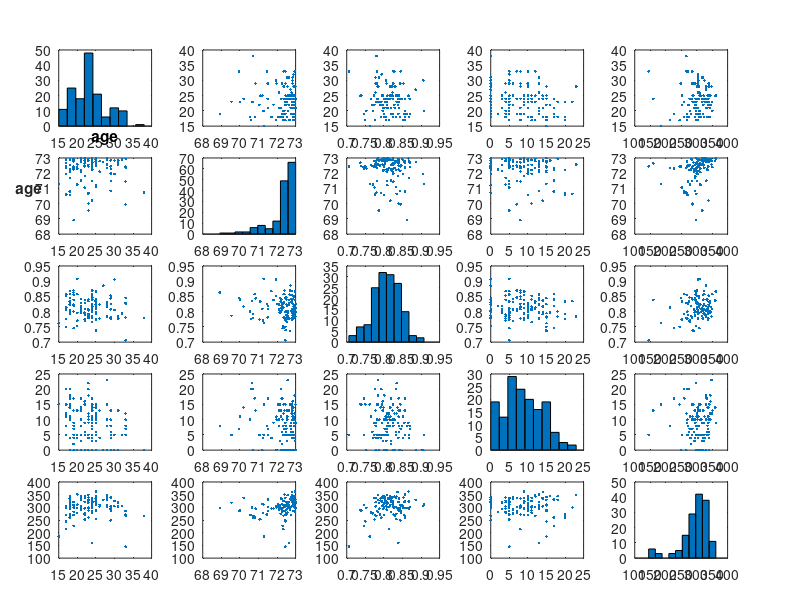

Write MATLAB code to recreate this figure. (Note: this script raises an error after producing the figure.)
clear
close all


% data from men's 73 kg weight class
data = csvread('class73.csv');

sex                         = data(:,1);  % sex
age                         = data(:,2);  % age
bweight                     = data(:,3);  % body weight
snatch_firstAttempt         = data(:,4);  % declared snatch weight
snatch_firstSuccess         = data(:,5);  % first successful snatch weight
snatch_max                  = data(:,6);  % max snatch weight
snatch_max2declared         = data(:,7);  % delta between max and declared
snatch_max2firstSuccess     = data(:,8);  % delta between first success and max
cj_firstAttempt             = data(:,9);  % declared clean-jerk weight
cj_firstSuccess             = data(:,10);  % first successful clean-jerk weight
cj_max                      = data(:,11); % max clean-jerk weight
cj_max2declared             = data(:,12); % delta between max and declared
cj_max2firstSuccess         = data(:,13); % delta between first success and max
total                       = data(:,14); % total max weight "score"

% metrics of interest
snatch_ratio = snatch_max./cj_max;
total_deltas = cj_max2declared + snatch_max2declared;

dm = [age, bweight, snatch_ratio, total_deltas, total];

labels = {...
    'age',...
    'bweight',...
    'snatch_{max}/cj_{max}',...
    'deltas_{total}',...
    'total'...
    };

[~,ax] = plotmatrix(dm);
for i = 1:length(labels)
  title(ax(1,i), labels{i})
  yl = ylabel(ax(i,1),labels{i},'fontweight','bold','Rotation', 0);
  yl.Position(1) = yl.Position(1) - 3.0;
end

mdl1 = fitlm([age, bweight, snatch_ratio, total_deltas],total,'VarNames',{'age' 'bweight','snatch_max/cj_max','total_deltas','total'}) 

r = mdl1.Residuals.Raw;
figure
histogram(r)
title('Histogram of Residuals')
figure
normplot(r)
title('Normplot of Residuals')
figure
plot(mdl1)
title('Model Plot')

figure
subplot(1,2,1)
histogram(cj_max,20)
title('CJ Max')
subplot(1,2,2)
histogram(snatch_max,20)
title('Snatch Max')

yhat = mdl1.Fitted;
figure
[~,ax] = plotmatrix([age, bweight, snatch_max./cj_max],r);
titles = {'age' 'weight' 'ratio'};
for i = 1:length(titles)
    title(ax(i), titles(i))
    ylabel(ax(i),'Residuals')
end

figure
plotmatrix(yhat,r)
ylabel('Residuals')
xlabel('$$\hat{y}$$', 'Interpreter', 'Latex');